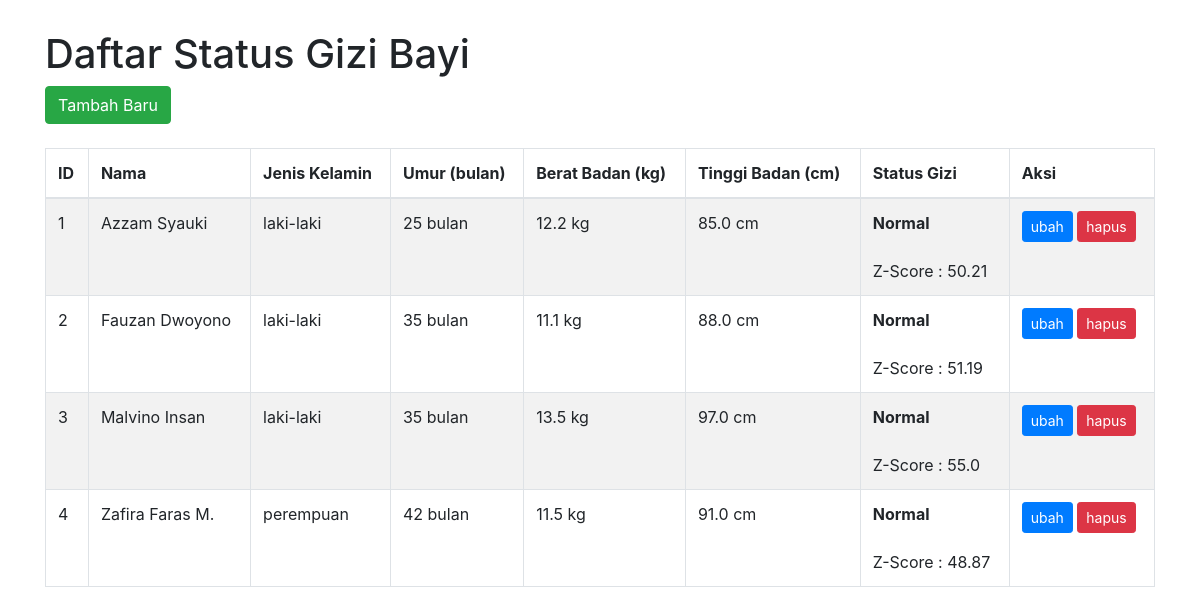
Before: / with the older database file.
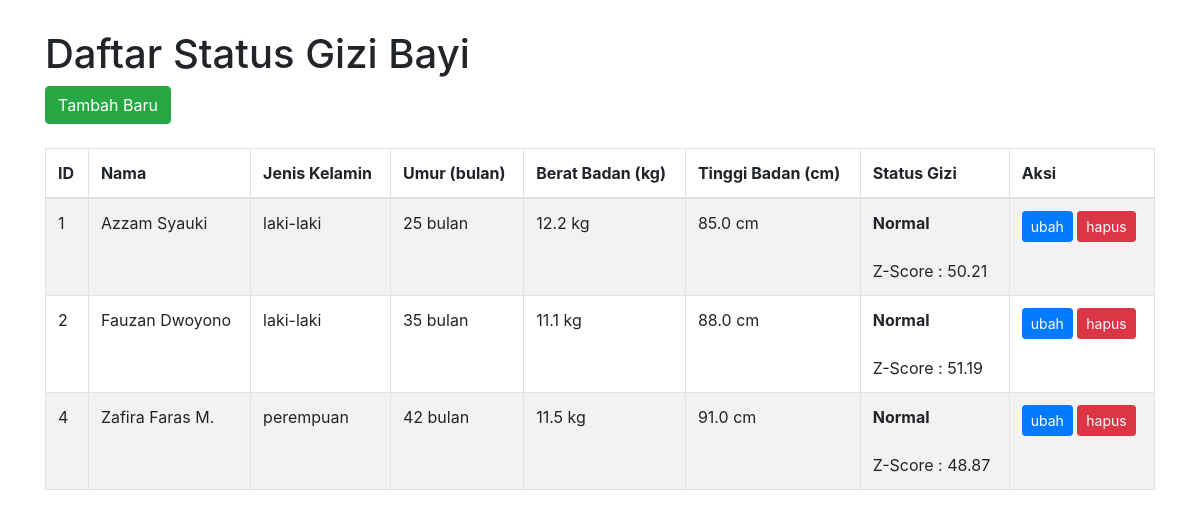
After: the same page with the newer database file.
### gizibayi/models.py (models this page shows)
class Bayi(models.Model):
  class BayiStatus(models.TextChoices):
    TODO = 'todo', _('Todo')
    IN_PROGRESS =  'in_progress', _('In Progress')
    CLOSED = 'closed', _('Closed')
  gender = (
    ('x', 'laki-laki'),
    ('y', 'perempuan'),
    )
  nama_bayi = models.CharField(max_length=100)
  jenis_kelamin = models.CharField(max_length=60, blank=True, default='',choices=gender,verbose_name="gender")
  umur = models.IntegerField()
  berat_badan = models.FloatField()
  tinggi_badan = models.FloatField()
  class Meta:
    db_table = 'bayis'

### gizibayi/views.py (the view)
# urls.py: path('', index, name='home'),
def index(request):
  bayis = Bayi.objects.all()
  gizi_bayi = dict()
  for bayi in bayis:
    if bayi.jenis_kelamin == 'x' or bayi.jenis_kelamin == 'laki-laki':
      result = deteksi_gizi_bayi_laki(bayi.umur, bayi.berat_badan, bayi.tinggi_badan)
      bayi.status = result[0]
      bayi.z_score = result[1]
      bayi.gender = 'laki-laki'
    else:
      result = deteksi_gizi_bayi_perempuan(bayi.umur, bayi.berat_badan, bayi.tinggi_badan)
      bayi.status = result[0]
      bayi.z_score = result[1]
      bayi.gender = 'perempuan'
  context = {
    'bayis': bayis
  }
  return render(request, "gizibayi/index.html", context)

### gizibayi/services.py (called while the page is built)
def deteksi_gizi_bayi_laki(umur, berat_badan, tinggi_badan):
  return deteksi(umur, berat_badan, tinggi_badan, gender="laki")

def deteksi_gizi_bayi_perempuan(umur, berat_badan, tinggi_badan):
  return deteksi(umur, berat_badan, tinggi_badan, gender="perempuan")

def fase_1(b,a,x):
    if(x<=a):
        nilai = 1
    elif(x>a and x<b):
        nilai = (b-x)/(b-a)
    elif(x>=b):
        nilai = 0
    return nilai

def fase_2(c,b,a,x):
  if(x==c):
    nilai = 1
  elif(x>a and x<c):
    nilai = (c-x)/(c-a)
  elif(x>c and x<b):
    nilai = (x-c)/(b-c)
  elif(x<=a or x>=b):
    nilai = 0
  return nilai

def fase_3(c,b,a,x):
  if(x==c):
    nilai = 1
  elif(x>a and x<c):
    nilai = (c-x)/(c-a)
  elif(x>c and x<b):
    nilai = (x-c)/(b-c)
  elif(x<=a or x>=b):
    nilai = 0
  return nilai

def fase_4(c,b,a,x):
  if(x==c):
    nilai = 1
  elif(x>a and x<c):
    nilai = (c-x)/(c-a)
  elif(x>c and x<b):
    nilai = (x-c)/(b-c)
  elif(x<=a or x>=b):
    nilai = 0
  return nilai

def fase_5(b,a,x):
    if(x<=a):
        nilai = 0
    elif(x>a and x<b):
        nilai = (x-a)/(b-a)
    elif(x>=b):
        nilai = 1
    return nilai

def turun(b,a,x):
    if(x<=a):
        nilai = 1
    elif(x>a and x<b):
        nilai = (b-x)/(b-a)
    elif(x>=b):
        nilai = 0
    return nilai

def sedang(c,b,a,x):
    if(x==c):
      nilai = 1
    elif(x>a and x<c):
      nilai = (c-x)/(c-a)
    elif(x>c and x<b):
      nilai = (x-c)/(b-c)
    elif(x<=a or x>=b):
      nilai = 0
    return nilai

def naik(b,a,x):
    if(x<=a):
        nilai = 0
    elif(x>a and x<b):
        nilai = (x-a)/(b-a)
    elif(x>=b):
        nilai = 1
    return nilai

def agregasi_gizi_buruk(b,a,alfa):
    nilai = b - (alfa*(b-a))
    return nilai

def agregasi_gizi_kurang(b,a,alfa):
  nilai = alfa*(b-a) + a
  return nilai

def agregasi_gizi_normal(b,a,alfa):
    nilai = alfa*(b-a) + a
    return nilai

def agregasi_gizi_lebih(b,a,alfa):
    nilai = alfa*(b-a) + a
    return nilai

### gizibayi/templates/gizibayi/index.html (shortened to what this page needs)
<!doctype html>
<html lang="en">
  <head>
    <link rel="stylesheet" href="https://maxcdn.bootstrapcdn.com/bootstrap/4.0.0/css/bootstrap.min.css">
  </head>
  <body>
    <div class="container">
      <h1>Daftar Status Gizi Bayi</h1>
      <div>
        <a href="{% url 'gizibayi:create' %}" class="btn btn-success">Tambah Baru</a>
      </div>
      <br>
      <div class="table-responsive">
        <table class="table table-bordered table-striped">
            <thead>
                <tr>
                    <th>ID</th>
                    <th>Nama</th>
                    <th>Jenis Kelamin</th>
                    <th>Umur (bulan)</th>
                    <th>Berat Badan (kg)</th>
                    <th>Tinggi Badan (cm)</th>
                    <th>Status Gizi</th>
                    <th>Aksi</th>
                </tr>
            </thead>
            <tbody>
              {% if bayis %}
                {% for bayi in bayis %}
                <tr>
                    <td>{{ bayi.id }}</td>
                    <td>{{ bayi.nama_bayi }}</td>
                    <td>{{ bayi.gender }}</td>
                    <td>{{ bayi.umur }} bulan</td>
                    <td>{{ bayi.berat_badan }} kg</td>
                    <td>{{ bayi.tinggi_badan }} cm</td>
                    <td>
                      <b>{{ bayi.status }}</b>
                      <br>
                      <br>
                      Z-Score : {{ bayi.z_score }}
                    </td>
                    <td>
                        <a href="{% url 'gizibayi:update' bayi.id %}" class="btn btn-primary btn-sm">ubah</a>
                        <a href="{% url 'gizibayi:delete' bayi.id %}" class="btn btn-danger btn-sm" onclick="return confirm('Apakah yakin akan menghapus task ini?')">hapus</a>
                    </td>
                </tr>
                {% endfor %}
              {% else %}
                <tr>
                  <td colspan="7">Data tidak ditemukan.</td>
                </tr>
              {% endif %}
            </tbody>
        </table>
      </div>
  </div>
  </body>
</html>

### gizibayi/templates/gizibayi/index.html (style rules this page uses)
body { margin-top: 30px; }

Changed rows visible on the page:
removed Bayi: id "3", nama_bayi "Malvino Insan", gender "laki-laki", umur "35", berat_badan "13.5", tinggi_badan "97.0", status "Normal", z_score "55.0"
